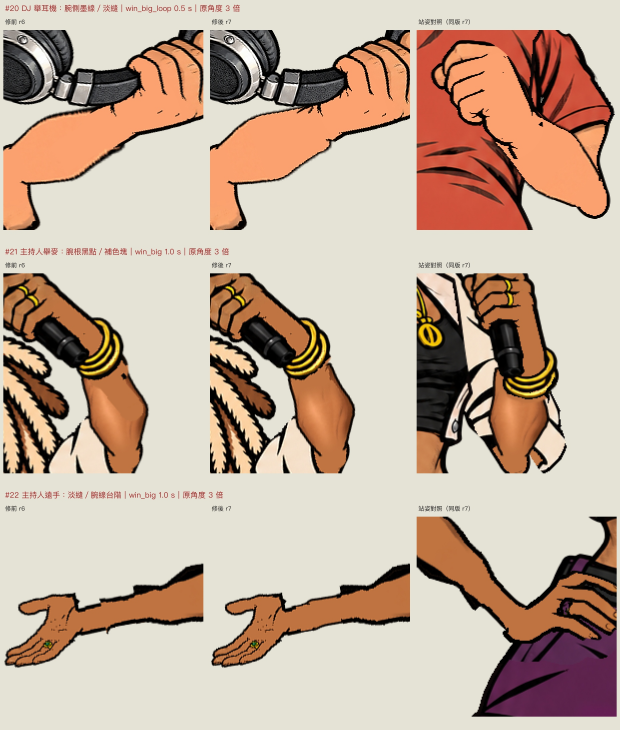
#> input picture apps/StaticShift/design/cast_v2/精修/退件1106c/第七輪_三處原角度3倍_修前修後站姿.jpg, 1860 x 2190 px, given in place of hand_r_hatheld.png, which was not available (shown at 1/3 size)
$ python repair_host_hatheld_root.py
#> lines starting #> are read from the running program, lines starting #| are printed output that depends on the picture
from pathlib import Path
from PIL import Image
from scipy import ndimage as ndi
import numpy as np,json
P=Path(__file__).resolve().parent;f=P/'baseline/host/layers/hand_r_hatheld.png';a=np.array(Image.open(f).convert('RGBA'));original=a.copy();Y,X=np.mgrid[:1536,:1024];R,G,B=a[:,:,:3].astype(float).transpose(2,0,1);gold=(R>165)&(G>120)&(B<115)&(G>R*.65)&(Y>440)&(a[:,:,3]>100);protected=ndi.binary_dilation(gold,iterations=4);region=(Y>=483)&(Y<=545)&(X>=713)&(X<=772)&(a[:,:,3]>0)&(~protected);distance=ndi.distance_transform_edt(~gold);coverage=np.clip((7.5-distance)/2,0,1);out=a.copy();out[region,:3]=[192,116,65];out[region,3]=np.rint(out[region,3]*coverage[region]).clip(0,255).astype('uint8');out[out[:,:,3]==0,:3]=0;lab,n=ndi.label(out[:,:,3]>0);sz=np.bincount(lab.ravel());sz[0]=0;out[lab!=sz.argmax()]=0;changed=np.any(out!=original,axis=2);assert not changed[~region].any();assert not changed[protected].any();assert not changed[:483].any();assert not out[495:501,744:749,3].any();Image.fromarray(region.astype('uint8')*255).save(P/'host-hatheld-permitted-wrist-root-mask.png');Image.fromarray(protected.astype('uint8')*255).save(P/'host-hatheld-protected-bangles-mask.png');Image.fromarray(out).save(P/'candidate/host/layers/hand_r_hatheld.png');(P/'host-hatheld-root-report.json').write_text(json.dumps({'approval':'User added host hand_r_hatheld wrist root only','black_square_source_box':[744,495,749,501],'black_square_source_pixels':22,'changed_pixels':int(changed.sum()),'fingers_microphone_rings_bangles_byte_exact':True},indent=2)+'\n');D=P/'candidate/host';full=Image.new('RGBA',(1024,1536))
#> after `R, G, B = a[:, :, :3].astype(float).transpose(2, 0, 1)`:
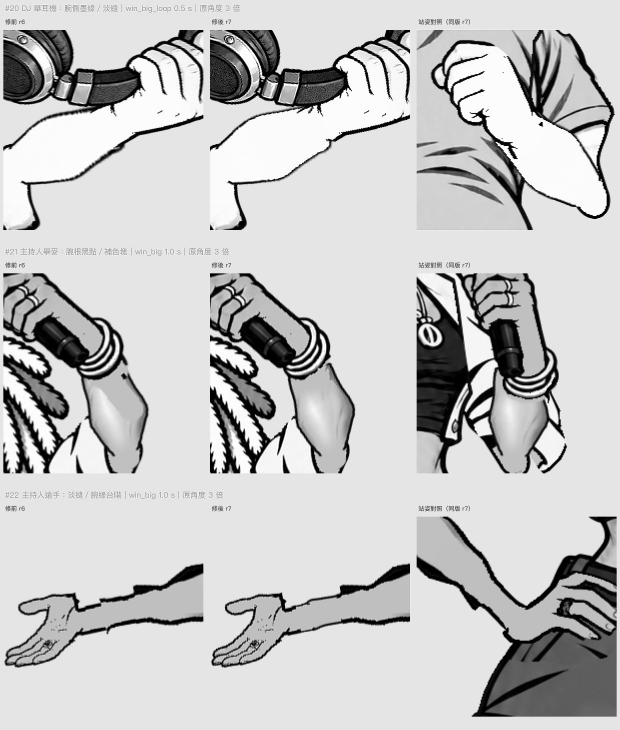
#> R: shape (2190, 1860) float64 (shown at 1/3 size); min 0, max 255, mean 196.7
#> after `R, G, B = a[:, :, :3].astype(float).transpose(2, 0, 1)`:
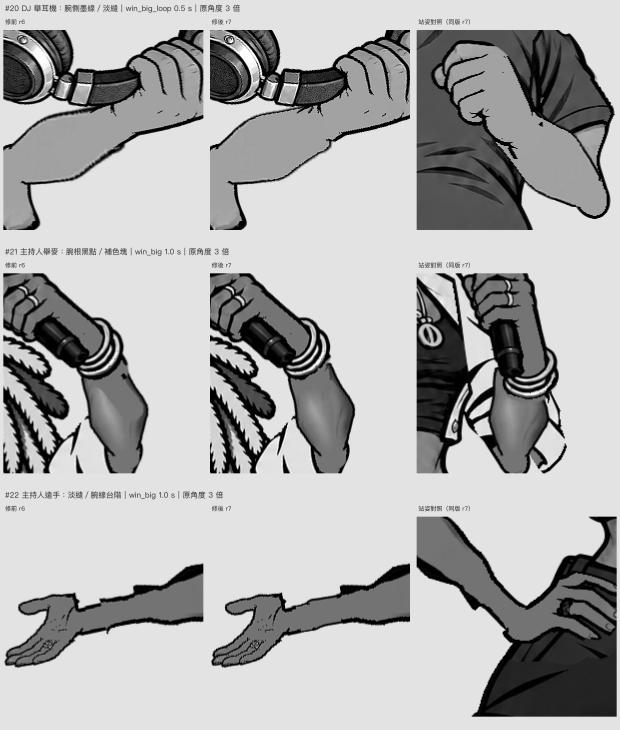
#> G: shape (2190, 1860) float64 (shown at 1/3 size); min 0, max 255, mean 173.4
#> after `R, G, B = a[:, :, :3].astype(float).transpose(2, 0, 1)`:
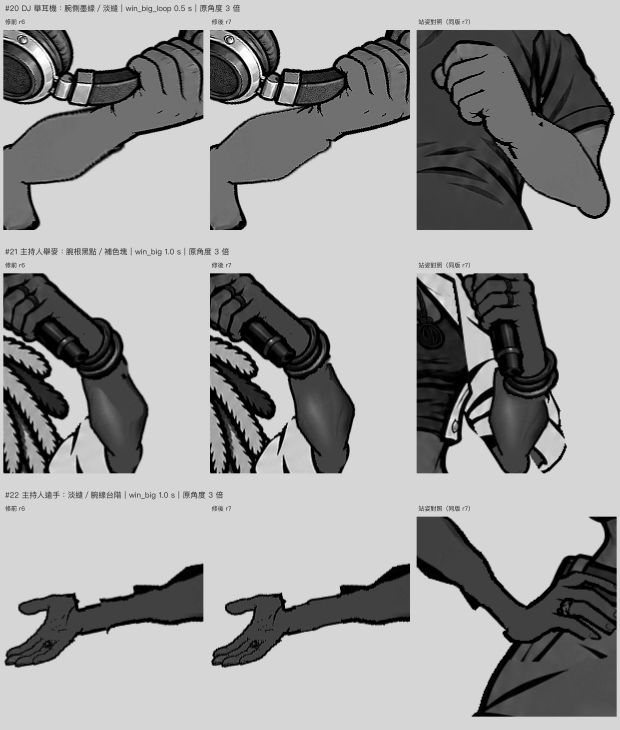
#> B: shape (2190, 1860) float64 (shown at 1/3 size); min 0, max 255, mean 154.9
#> (the run stopped early here; a loop or call above may not have finished)

$ run again, on apps/StaticShift/design/cast_v2/精修/退件1106c/第七輪_遠手指向_補充3倍.jpg
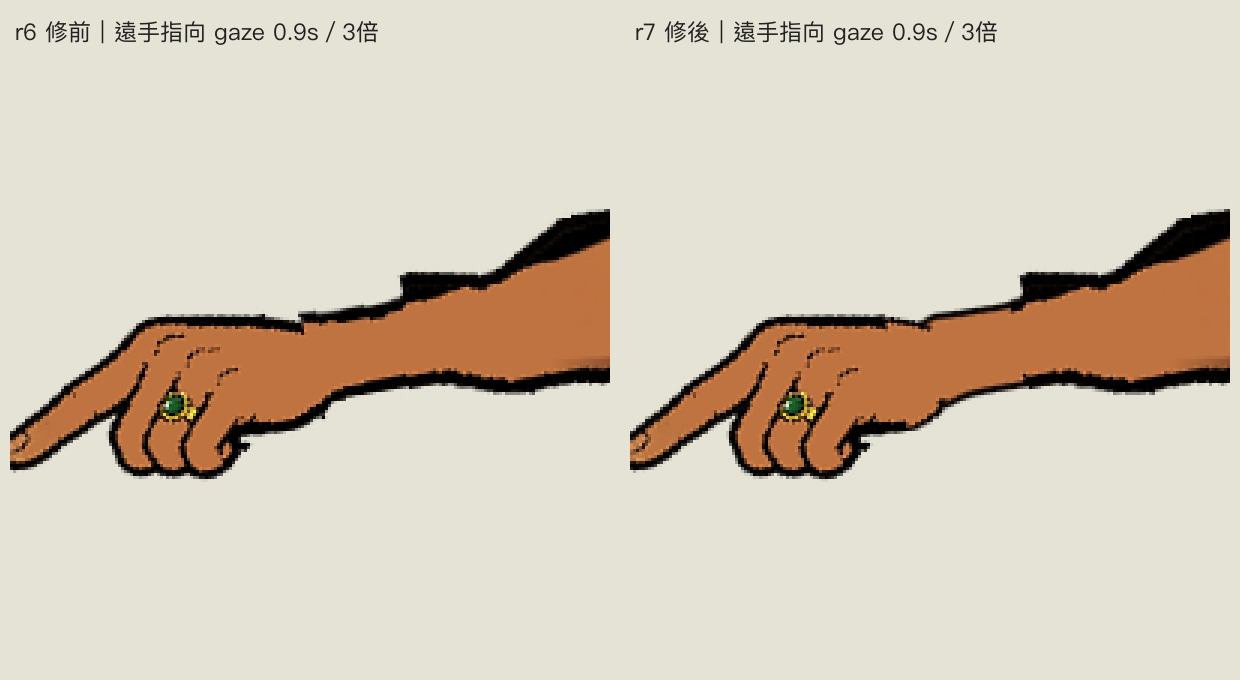
#> input picture apps/StaticShift/design/cast_v2/精修/退件1106c/第七輪_遠手指向_補充3倍.jpg, 1240 x 680 px, given in place of hand_r_hatheld.png, which was not available
#> `R, G, B = a[:, :, :3].astype(float).transpose(2, 0, 1)`:
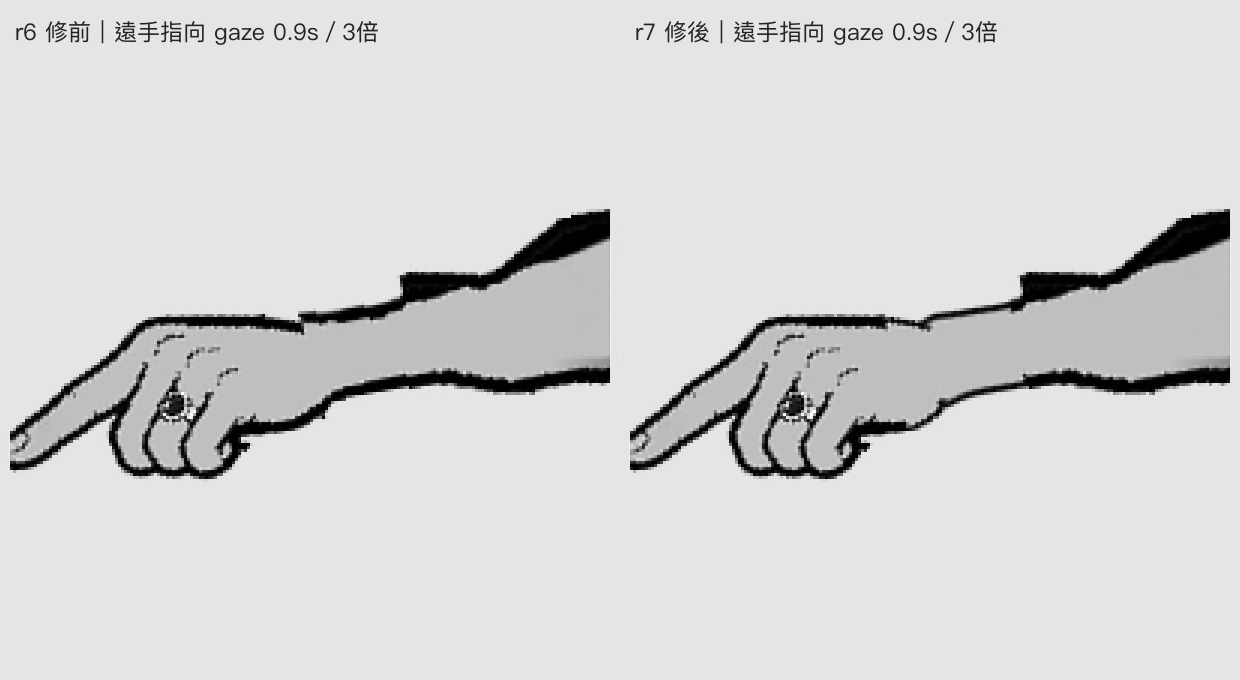
#> R: shape (680, 1240) float64; min 0, max 255, mean 213.7
#> `R, G, B = a[:, :, :3].astype(float).transpose(2, 0, 1)`:
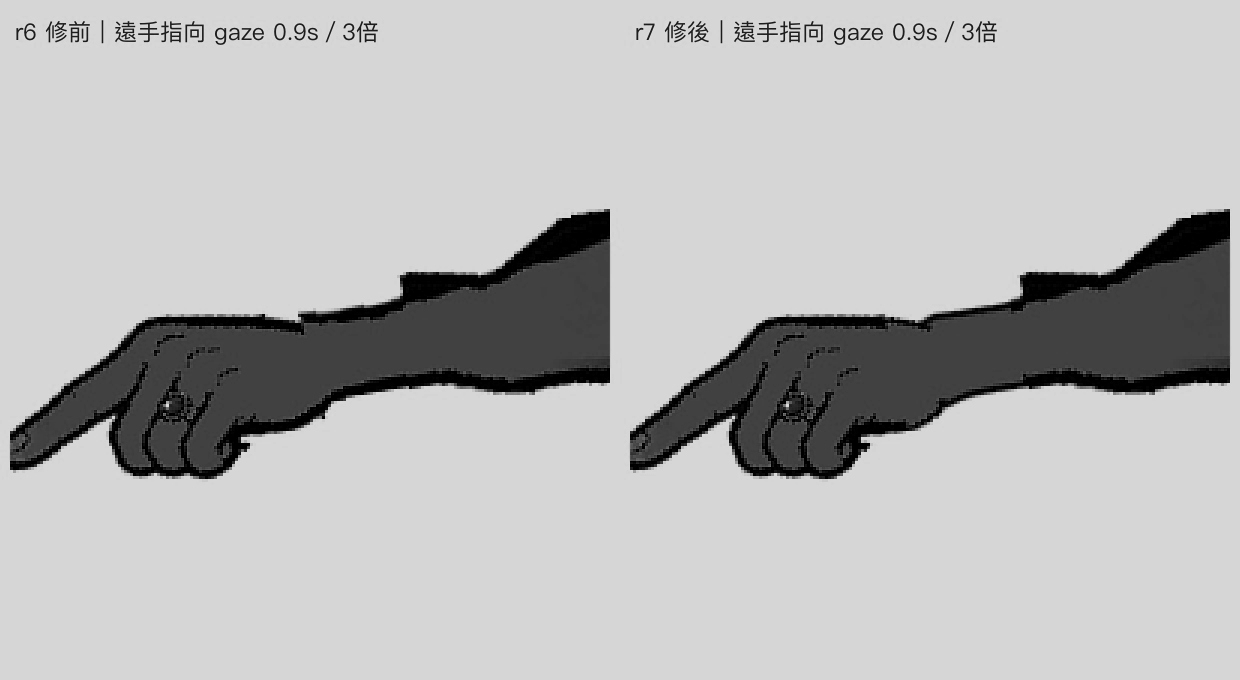
#> B: shape (680, 1240) float64; min 0, max 225, mean 185.7
